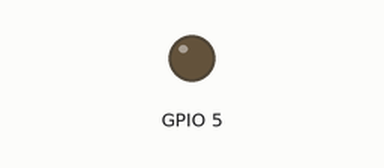
A sketch run on a simulated ESP32. Parts: output pins drawn as LEDs (lit = HIGH). Dashed ring = blinking.

Above: at 2.8 s.
At 4.3 s:
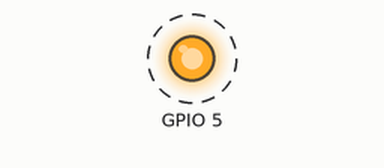
Timing chart, 0 to 6.4 s (numbered marks = the images above):
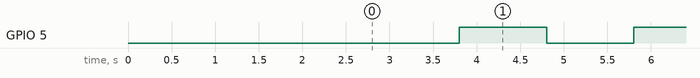

Measured:
- by itself, GPIO 5: alternates HIGH for 1.0 s and LOW for 1.0 s

The sketch:

Blynk_Edgent_Blinking.ino
```cpp
#define BLYNK_TEMPLATE_ID "YOUR_TEMPLATE_ID"
#define BLYNK_TEMPLATE_NAME "YOUR_TEMPLATE_NAME"
#define BLYNK_FIRMWARE_VERSION  "0.1.0"
#define BLYNK_PRINT Serial
#define APP_DEBUG
#define USE_ESP32_DEV_MODULE
#include <WiFi.h>
#include "BlynkEdgent.h"
BlynkTimer timer;

bool status=0;
void kelip()
{ digitalWrite(5,status);
  status=!status;
}
void setup()
{ Serial.begin(9600);
  BlynkEdgent.begin();
  timer.setInterval(1000L,kelip);
  pinMode(5,OUTPUT);
}

void loop()
{ BlynkEdgent.run();
  timer.run();
}
```
